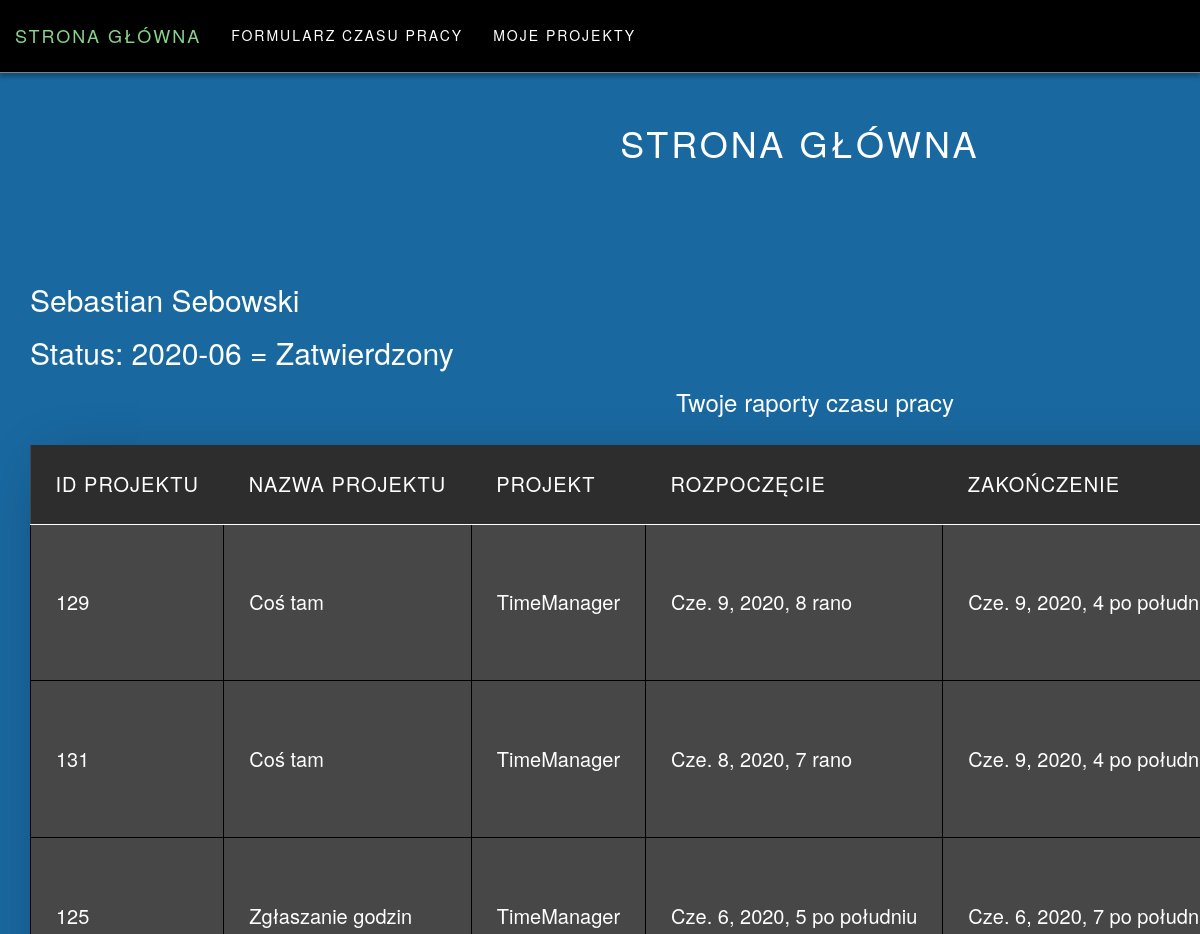
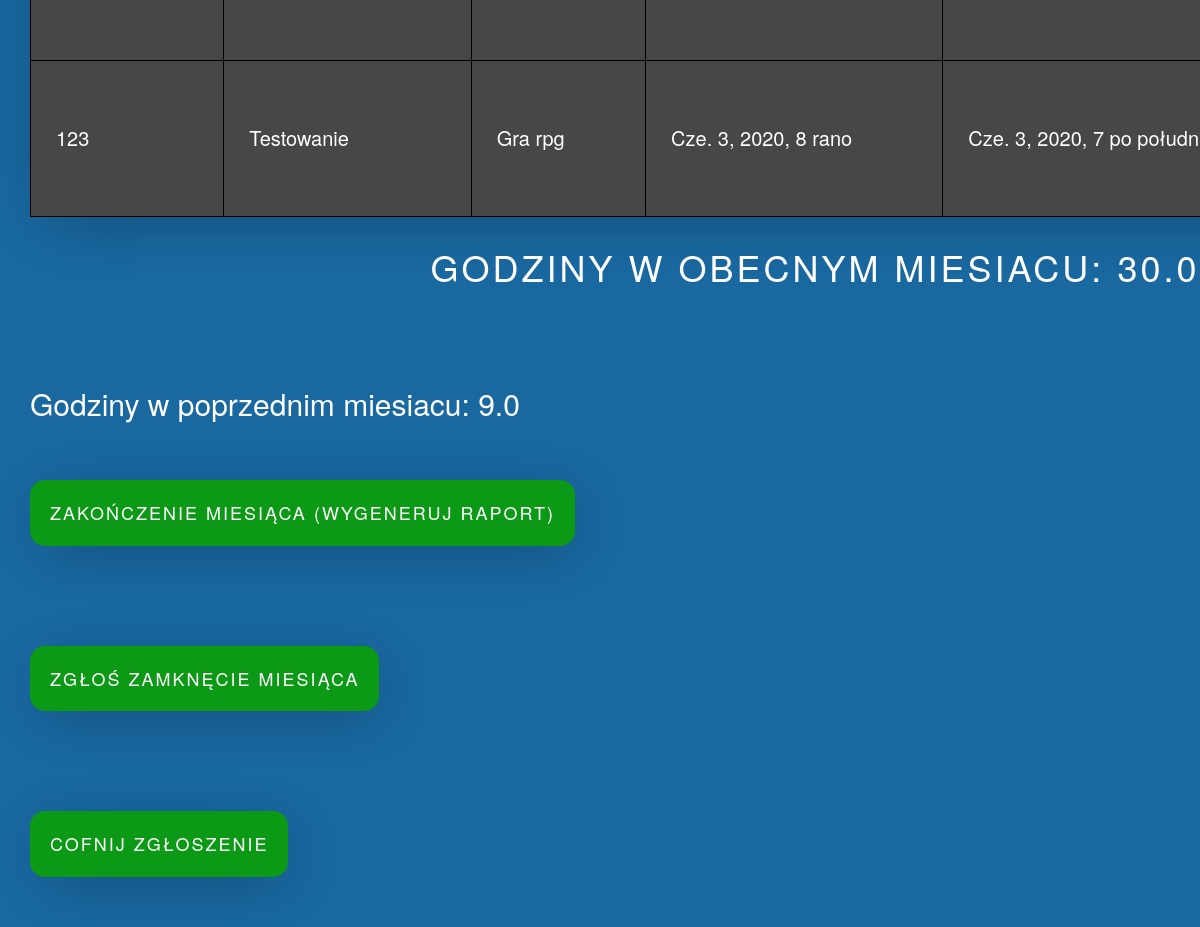
Page /polls/Start/ (signed in) on the committed database (2 pictures, top to bottom).
### polls/models.py (models this page shows)
class Person(models.Model):
    user = models.OneToOneField(User, on_delete=models.CASCADE)
    position = models.CharField(max_length=60)
    admin = models.BooleanField(default=False)
    kierownik = models.BooleanField(default=False)

class Notification(models.Model):
    idNotification = models.AutoField(primary_key=True)
    who = models.ForeignKey(User, on_delete=models.SET_NULL,null=True)
    what = models.CharField(max_length=100)
    projectOwner = models.ForeignKey(Project,on_delete=models.CASCADE)
    start_date = models.DateTimeField(
        default=timezone.now)
    edn_date = models.DateTimeField(
        default=timezone.now)

class Project(models.Model):
    idProject = models.AutoField(primary_key=True)
    name = models.CharField(max_length=50)
    description = models.CharField(max_length=50)
    owner = models.ForeignKey(User,on_delete=models.SET_NULL,null=True)
    state = models.CharField(max_length=50)

### polls/views.py (the view, shortened to what this page needs)
# urls.py: path('Start/', views.SartPage, name='startpage'),
def SartPage(request):
    if not request.user.is_authenticated:
        return HttpResponseRedirect(reverse('polls:login'))
    else:
        person = get_object_or_404(Person, user=request.user)
        notifikationList = Notification.objects.filter(who=person.id).order_by("-start_date")
        sumHouersInMonth = 0
        sumHouersInLastMonth = 0
        for n in notifikationList:
            if n.start_date.month == datetime.now().month:
                fmt = '%d/%m/%Y %H:%M'
                d1 = datetime.strptime(n.start_date.strftime(fmt), fmt)
                d2 = datetime.strptime(n.edn_date.strftime(fmt), fmt)
                sumHouersInMonth += (d2 - d1).seconds / 60 / 60  # * 24 *60 #.days
            if n.start_date.month == datetime.now().month - 1:
                fmt = '%d/%m/%Y %H:%M'
                d1 = datetime.strptime(n.start_date.strftime(fmt), fmt)
                d2 = datetime.strptime(n.edn_date.strftime(fmt), fmt)
                sumHouersInLastMonth += (d2 - d1).seconds / 60 / 60  # * 24 *60 #.days
        data = datetime.now()
        notifikationList = Notification.objects.filter(who=person.id, start_date__gt=datetime(datetime.now().year,datetime.now().month,1, 0,0,1 ) ).order_by("-start_date")
        if( person.admin) :
            return render(request,'polls/StartAdmin.html',
                          {'person':person,
                           'notifikation':notifikationList,
                           'sumHouersInMonth': sumHouersInMonth.__round__(2),
                           'sumHouersInLastMonth':sumHouersInLastMonth.__round__(2),
                           'test':person.kierownik.__str__()
                           })
        else:
            return render(request,'polls/startUser.html',
                          {'person':person,
                           'notifikation':notifikationList,
                           'sumHouersInMonth': sumHouersInMonth.__round__(2),
                           'sumHouersInLastMonth':sumHouersInLastMonth.__round__(2)
                           })

### templates/polls/startUser.html (shortened to what this page needs)
{% extends "polls/baseUser.html" %}
{% block body_block %}
<h1>Strona Główna</h1>
<div class="container">
<h2>{{ person.user.first_name }} {{  person.user.last_name }}</h2>
      <h2>Status: {{person.position}}</h2>
     <h3>Twoje raporty czasu pracy</h3>
   <table>
  <tr>
      <th>ID Projektu</th>
      <th>Nazwa Projektu</th>
      <th>Projekt</th>
      <th>Rozpoczęcie</th>
      <th>Zakończenie</th>
  </tr>
{% if notifikation.count > 0  %}
    <tr>
    {% for n in notifikation %}
         <td>{{ n.idNotification }}</td>
         <td>{{ n.what }}</td>
         <td>{{ n.projectOwner.name }}</td>
         <td>{{ n.start_date }}</td>
        <td>{{ n.edn_date }}</td>
        </tr>
    {% endfor %}
   </table>
{% else %}
    <p>Brak raportów w tym miesiącu</p>
{% endif %}
       <h1>Godziny w obecnym miesiacu: {{sumHouersInMonth}}  </h1>
    <h2>Godziny w poprzednim miesiacu: {{sumHouersInLastMonth}}  </h2>
     <div><a class="raports" style="margin-top: 50px; margin-bottom: 50px; display: inline-block; color: #0be53e; padding: 20px; background: #0c9915; color: #fff; border-radius: 15px; font-weight: 500; text-transform: uppercase; letter-spacing: 2px; font-size: 18px; box-shadow: 6px 10px 58px -13px rgba(0,0,0,0.32);" href="{% url 'polls:raportMont' %}">Zakończenie miesiąca (wygeneruj raport)</a></div>
     <div><a class="raports" style="margin-top: 50px; margin-bottom: 50px; display: inline-block; color: #0be53e; padding: 20px; background: #0c9915; color: #fff; border-radius: 15px; font-weight: 500; text-transform: uppercase; letter-spacing: 2px; font-size: 18px; box-shadow: 6px 10px 58px -13px rgba(0,0,0,0.32);" href="{% url 'polls:endMontRequest' %}">Zgłoś zamknęcie miesiąca</a></div>
     <div><a class="raports" style="margin-top: 50px; margin-bottom: 50px; display: inline-block; color: #0be53e; padding: 20px; background: #0c9915; color: #fff; border-radius: 15px; font-weight: 500; text-transform: uppercase; letter-spacing: 2px; font-size: 18px; box-shadow: 6px 10px 58px -13px rgba(0,0,0,0.32);" href="{% url 'polls:delEndMontReques' %}">Cofnij Zgłoszenie</a></div>
</div>
{% endblock %}

### templates/polls/baseUser.html (style rules this page uses)
*, html, body { box-sizing: border-box; margin: 0; color: #fff; }
html { height: 100%; overflow-x: hidden; }
body { background: #1968A0; min-height: 100%; overflow-x: hidden; }
form, h1 { text-align: center; margin: 0 auto; }
h1 { text-transform: uppercase; letter-spacing: 3px; margin-top: 30px; font-weight: 400; margin-bottom: 100px; }
.container { margin: 0 auto; }
@media (min-width: 1200px) { .container { width: 1600px; } }
table { background: #474747; box-shadow: 6px 10px 58px -13px rgba(0,0,0,0.32); margin-bottom: 30px; margin-top: 30px; }
table tr { border-radius: 15px; }
table td { padding: 25px; border: 1px solid black; }
table th { padding: 25px; border-bottom: 1px solid #fff; letter-spacing: 1px; text-transform: uppercase; font-weight: 500; background: #2d2d2d; }
h3 { text-align: center; }
table { font-size: 20px; }

### rows in the picture
Person: user.first_name "Sebastian", user.last_name "Sebowski", position "2020-06 = Zatwierdzony"
Notification: idNotification "129", what "Coś tam", projectOwner.name "TimeManager", start_date "Cze. 9, 2020, 8 rano", edn_date "Cze. 9, 2020, 4 po…"
Notification: idNotification "131", what "Coś tam", projectOwner.name "TimeManager", start_date "Cze. 8, 2020, 7 rano", edn_date "Cze. 9, 2020, 4 po…"
Notification: idNotification "125", what "Zgłaszanie godzin", projectOwner.name "TimeManager", start_date "Cze. 6, 2020, 5 po południu", edn_date "Cze. 6, 2020, 7 po…"
Notification: idNotification "123", what "Testowanie", projectOwner.name "Gra rpg", start_date "Cze. 3, 2020, 8 rano", edn_date "Cze. 3, 2020, 7 po…"

### other values in the picture
{{ sumHouersInMonth }} "30.0"
{{ sumHouersInLastMonth }} "9.0"
